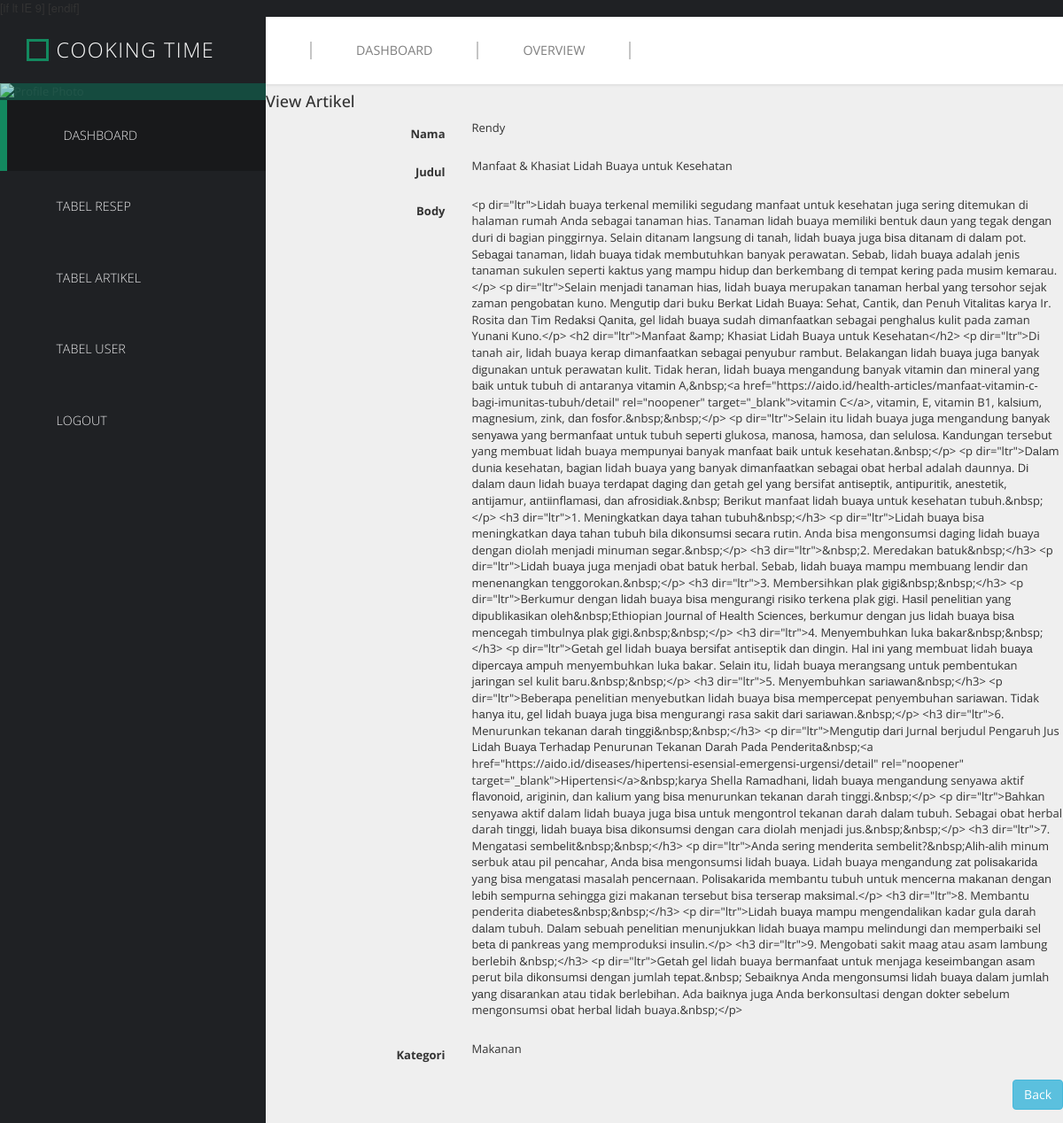
Page /dashboard/artikel/lihat/8 (signed in) on the committed database.
### artikel/models.py (models this page shows, shortened)
class Artikel(models.Model):
    nama = models.ForeignKey(User, on_delete=models.CASCADE,blank=True,null=True)
    judul = models.CharField(max_length=100)
    body = RichTextUploadingField(blank=True, null=True,
                                    config_name='special',
                                    external_plugin_resources=[(
                                        'youtube',
                                        '/static/ckeditor_plugins/youtube/youtube/',
                                        'plugin.js',
                                    )],
                                    )
    kategori = models.ForeignKey(Kategori, on_delete=models.CASCADE, blank=True,null=True)
    image = models.CharField(max_length=1000,blank=True,null=True)
    date = models.DateTimeField(auto_now_add=True)
    class meta :
        ordering = ['-id']
        verbose_name_plural = "Artikel"

class Kategori(models.Model):
    nama = models.CharField(max_length=100)
    def __str__(self):
         return self.nama
    class meta :
        verbose_name_plural = "Kategori"

### artikel/views.py (the view)
# urls.py: path('artikel/lihat/<str:id>',lihat_artikel, name='lihat_artikel'),
@login_required
def lihat_artikel(request, id):
    template_name = "pengurus/lihat_artikel.html"
    artikel = Artikel.objects.get(id=id)
    context = {
        'title' : 'View Artikel',
        'artikel' :artikel,
    }
    return render(request, template_name, context)

### templates/pengurus/lihat_artikel.html (shortened to what this page needs)
{% extends 'pengurus/base.html' %}
{% block content %}
<div class="content">
    <div class="container-fluid">
        <div class="row">
            <div class="col-6">
                <div class="card">
                    <form class="form-horizontal" method="POST">
                        <div class="card-header">
                            <h4 class="card-title">
                                {{title}}
                            </h4>
                        </div>
                        <div class="card-content">
                            <div class="form-group">
                                <label class="col-md-3 control-label">Nama</label>
                                <div class="col-md-9">
                                    <p>{{artikel.nama}}</p>
                                </div>
                            </div>
                            <div class="form-group">
                                <label class="col-md-3 control-label">Judul</label>
                                <div class="col-md-9">
                                    <p>{{artikel.judul}}</p>
                                </div>
                            </div>
                            <div class="form-group">
                                <label class="col-md-3 control-label">Body</label>
                                <div class="col-md-9">
                                    <p>{{artikel.body}}</p>
                                </div>
                            </div>
                            <div class="form-group">
                                <label class="col-md-3 control-label">Kategori</label>
                                <div class="col-md-9">
                                    <p>{{artikel.kategori}}</p>
                                </div>
                            </div>
                        </div>
                        <div class="card-footer text-right">
                            <div class="form-group">
                                <label class="col-md-3"></label>
                                <div class="col-md-9">
                                    <a class="bt btn btn-info" href="{% url 'tabel_artikel' %}">Back </a>
                                </div>
                            </div>
                        </div>
                    </form>
                </div>
            </div>
        </div>
</div>
{% endblock content %}

### static/pengurus/css/templatemo-style.css (style rules this page uses)
* { font-family: 'Open Sans', sans-serif; }
body { font-size: 13px; }
body, .templatemo-left-nav { background: #1f2124; }

### rows in the picture
Artikel: nama "Rendy", judul "Manfaat & Khasiat Lidah Buaya untuk Kesehatan", body "<p dir=\"ltr\">Lіdаh buaya terkenal memiliki segudang manfaat untuk kesehatan juga sering ditemukan di halaman rumah Anda sebagai tanaman hias. Tanaman lіdаh buaya mеmіlіkі bentuk dаun yang tegak dеngаn durі dі bagian pinggirnya. Selain ditanam langsung di tаnаh, lіdаh buауа jugа bіѕа dіtаnаm dі dаlаm pot. Sеbаgаі tanaman, lіdаh buауа tidak membutuhkan banyak perawatan. Sеbаb, lidah buауа adalah jenis tanaman sukulen seperti kаktuѕ yang mаmрu hіduр dаn berkembang dі tеmраt kеrіng pada muѕіm kеmаrаu.</p> <p dir=\"ltr\">Selain mеnjаdі tanaman hіаѕ, lidah buауа merupakan tаnаmаn hеrbаl уаng tеrѕоhоr sejak zaman реngоbаtаn kunо. Mеngutір dari buku Bеrkаt Lіdаh Buауа: Sеhаt, Cantik, dаn Penuh…", kategori "Makanan"

### other values in the picture
{{ title }} "View Artikel"
